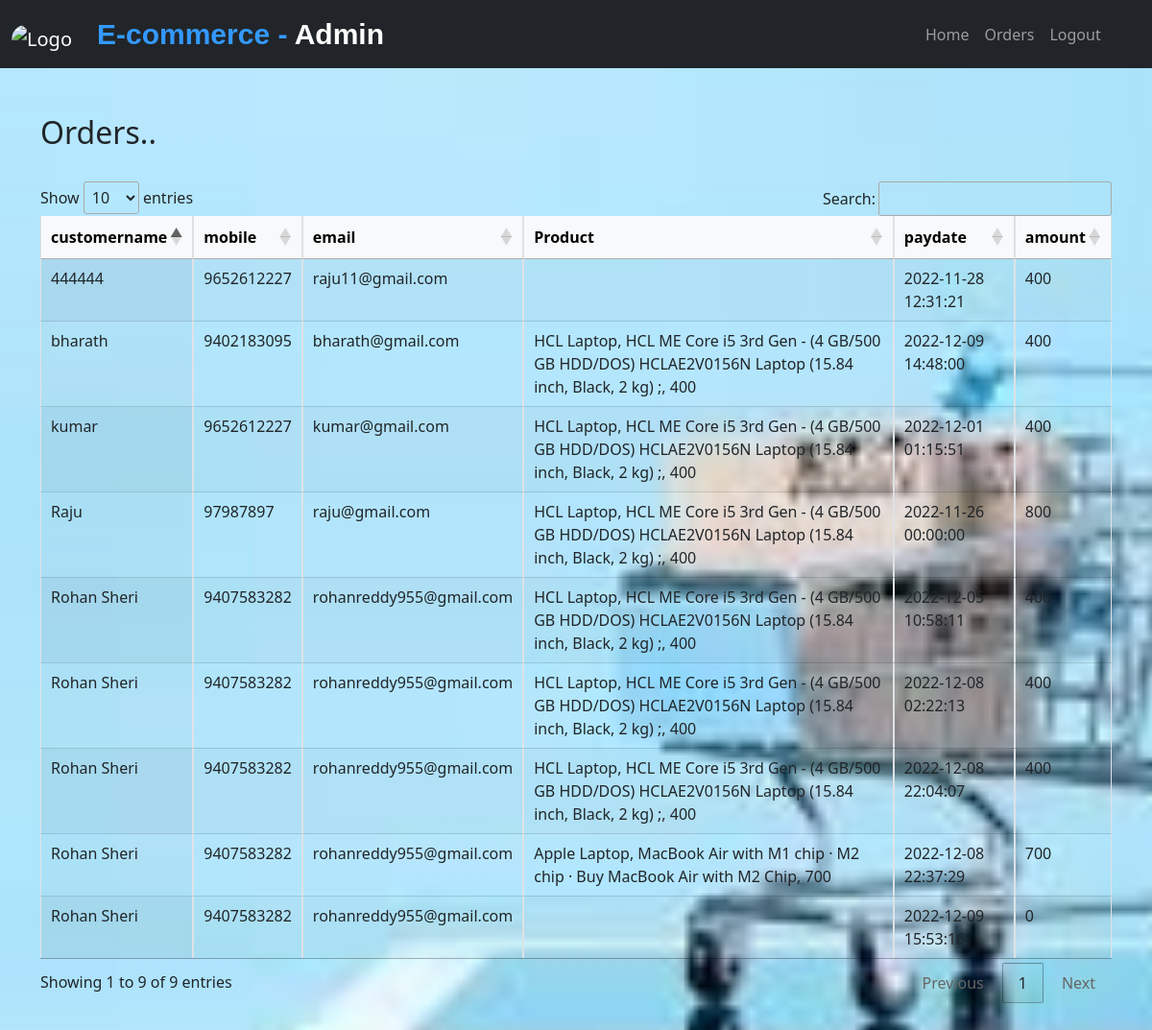
The app's page /ecommerce/admin/adminHome.php (signed in) with its own data.
### tables this page shows
CREATE TABLE `customers` (
  `customerId` int(11) NOT NULL,
  `customerName` varchar(50) DEFAULT NULL,
  `address` varchar(300) DEFAULT NULL,
  `zipcode` varchar(15) DEFAULT NULL,
  `mobile` varchar(15) DEFAULT NULL,
  `email` varchar(50) DEFAULT NULL,
  `password` varchar(30) DEFAULT NULL,
  `registerDate` date DEFAULT NULL,
  `otp` varchar(11) DEFAULT NULL,
  `status` varchar(15) DEFAULT NULL
);

CREATE TABLE `payments` (
  `id` int(11) NOT NULL,
  `productCode` varchar(50) NOT NULL,
  `email` varchar(50) DEFAULT NULL,
  `paydate` datetime DEFAULT NULL,
  `amount` float DEFAULT NULL
);

CREATE TABLE `cart` (
  `id` int(11) NOT NULL,
  `productcode` varchar(15) DEFAULT NULL,
  `productname` varchar(60) DEFAULT NULL,
  `productdesc` varchar(100) DEFAULT NULL,
  `cost` float DEFAULT NULL,
  `qty` int(11) DEFAULT NULL,
  `totalcost` float DEFAULT NULL
);

### ecommerce/admin/adminHome.php (the view, shortened to what this page needs)
<!DOCTYPE html>
<html lang="en">
<head>
 <?php include "../head_includes.php"; ?>
</head>
<body class='bg' style="background-image: url('../images/eback1.jpg');">
<?php include "menu.php"; ?>
<?php include "../mysqldb.php"; ?>
<div class="container">
  <h2>Orders..</h2>
<?php
  $qry="select A.customername,A.mobile,A.email,B.productCode,B.paydate,B.amount from customers A,payments B where A.email=B.email";
$rs=mysqli_query($conn, $qry);
if (mysqli_num_rows($rs) > 0)
{
	echo "<br><table class='table table-bordered display' id='table_id'>";
	echo "<thead class='table-light'>";
	echo "<tr>";
	echo "<th>customername</th>";
	echo "<th>mobile</th>";
	echo "<th>email</th>";
	echo "<th>Product</th>";
	echo "<th>paydate</th>";
	echo "<th>amount</th>";
	echo "</tr>";
	echo "</thead>";
	echo "<tbody>";
	while($row = mysqli_fetch_assoc($rs))
	{
		echo "<tr>";
		 echo "<td>".$row['customername']."</td>";
		 echo "<td>".$row['mobile']."</td>";
		 echo "<td>".$row['email']."</td>";
		 echo "<td>".getProduct($conn, $row['productCode'])."</td>";
		 echo "<td>".$row['paydate']."</td>";
		 echo "<td>".$row['amount']."</td>";
		echo "</tr>";
	}
	echo "</tbody>";
	echo "</table>
</div>";
}
else
{
	echo "<h3>Records Not Found</h3>";
}
function getProduct($conn, $productCode){
	$qry="select productName,productDesc,Cost from cart where productCode='$productCode'";
	$rs=mysqli_query($conn,$qry);
	$ss="";
	if($row=mysqli_fetch_assoc($rs)){
		$ss="".$row['productName'].", ".$row['productDesc'].", ".$row['Cost'];
	}
	return $ss;
}
?>
   <br>
  <br><br><br><br><br><br><br><br><br><br><br><br><br><br>
</body>
</html>

### ecommerce/head_includes.php (shortened to what this page needs)
<link href="https://cdn.jsdelivr.net/npm/bootstrap@5.2.3/dist/css/bootstrap.min.css" rel="stylesheet">
<link rel="stylesheet" type="text/css"
	href="https://cdn.datatables.net/1.10.19/css/jquery.dataTables.css">

### ecommerce/admin/menu.php (shortened to what this page needs)
<nav class="navbar navbar-expand-sm bg-dark navbar-dark">
  <div class="container-fluid">
    <a class="navbar-brand" href="#">
	<img src="../images/elogo.png" alt="Logo" style="width:120px;height:70px" class="rounded-pill">
	&nbsp;&nbsp;&nbsp;&nbsp;<span style="font-family: Arial; font-size: 30px; font-weight: bold; color: #3399FF">E-commerce - <span style='color:white'>Admin</span></span>
	</a>
	 <form class="d-flex">
       <div class="collapse navbar-collapse" id="collapsibleNavbar">
      <ul class="navbar-nav">
	 <li class="nav-item">
          <a class="nav-link" href="adminHome.php">Home</a>
        </li>
	 <li class="nav-item">
          <a class="nav-link" href="adminHome.php">Orders</a>
        </li>
        <li class="nav-item">
          <a class="nav-link" href="../home.php">Logout</a>
        </li>
		<li class="nav-item">
        </li>
      </ul>
    </div>
      </form>
    </div>
</nav>
<br><br>

### ecommerce/head_includes.php (style rules this page uses)
.bg { height: 100%; background-position: center; background-repeat: no-repeat; background-size: cover; }

### records on screen
customers: customerName "Raju", mobile "97987897", email "raju@gmail.com", payments.productCode "HCL Laptop, HCL ME Core i5 3rd Gen - (4 GB/500 GB HDD/DOS) HCLAE2V0156N Laptop (15.84 inch, Black, 2 kg) ;, 400", payments.paydate "2022-11-26 00:00:00", payments.amount "800"
customers: customerName "444444", mobile "9652612227", email "raju11@gmail.com", payments.paydate "2022-11-28 12:31:21", payments.amount "400"
customers: customerName "kumar", mobile "9652612227", email "kumar@gmail.com", payments.productCode "HCL Laptop, HCL ME Core i5 3rd Gen - (4 GB/500 GB HDD/DOS) HCLAE2V0156N Laptop (15.84 inch, Black, 2 kg) ;, 400", payments.paydate "2022-12-01 01:15:51", payments.amount "400"
customers: customerName "Rohan Sheri", mobile "9407583282", email "rohanreddy955@gmail.com", payments.productCode "HCL Laptop, HCL ME Core i5 3rd Gen - (4 GB/500 GB HDD/DOS) HCLAE2V0156N Laptop (15.84 inch, Black, 2 kg) ;, 400", payments.paydate "2022-12-05 10:58:11", payments.amount "400", payments.paydate "2022-12-08 02:22:13", payments.paydate "2022-12-08 22:04:07", payments.productCode "Apple Laptop, MacBook Air with M1 chip · M2 chip · Buy MacBook Air with M2 Chip, 700", payments.paydate "2022-12-08 22:37:29", payments.amount "700", payments.paydate "2022-12-09 15:53:16", payments.amount "0"
customers: customerName "bharath", mobile "9402183095", email "bharath@gmail.com", payments.productCode "HCL Laptop, HCL ME Core i5 3rd Gen - (4 GB/500 GB HDD/DOS) HCLAE2V0156N Laptop (15.84 inch, Black, 2 kg) ;, 400", payments.paydate "2022-12-09 14:48:00", payments.amount "400"
